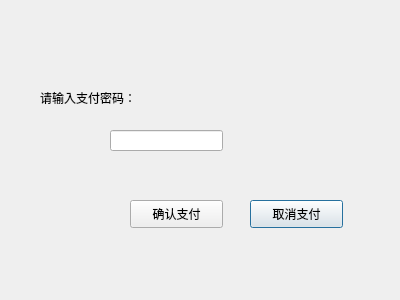
<?xml version="1.0" encoding="UTF-8"?>
<ui version="4.0">
 <class>IMPayMoney</class>
 <widget class="QDialog" name="IMPayMoney">
  <property name="geometry">
   <rect>
    <x>0</x>
    <y>0</y>
    <width>400</width>
    <height>300</height>
   </rect>
  </property>
  <property name="windowTitle">
   <string>Dialog</string>
  </property>
  <property name="styleSheet">
   <string notr="true">font: 9pt &quot;微软雅黑&quot;;</string>
  </property>
  <widget class="QPushButton" name="pushButtonCancelPay">
   <property name="geometry">
    <rect>
     <x>250</x>
     <y>200</y>
     <width>93</width>
     <height>28</height>
    </rect>
   </property>
   <property name="text">
    <string>取消支付</string>
   </property>
  </widget>
  <widget class="QPushButton" name="pushButtonSurePay">
   <property name="geometry">
    <rect>
     <x>130</x>
     <y>200</y>
     <width>93</width>
     <height>28</height>
    </rect>
   </property>
   <property name="text">
    <string>确认支付</string>
   </property>
  </widget>
  <widget class="QLabel" name="label">
   <property name="geometry">
    <rect>
     <x>40</x>
     <y>90</y>
     <width>131</width>
     <height>16</height>
    </rect>
   </property>
   <property name="text">
    <string>请输入支付密码：</string>
   </property>
  </widget>
  <widget class="QLineEdit" name="lineEditPayPsd">
   <property name="geometry">
    <rect>
     <x>110</x>
     <y>130</y>
     <width>113</width>
     <height>21</height>
    </rect>
   </property>
   <property name="echoMode">
    <enum>QLineEdit::Password</enum>
   </property>
  </widget>
 </widget>
 <resources/>
 <connections/>
</ui>
